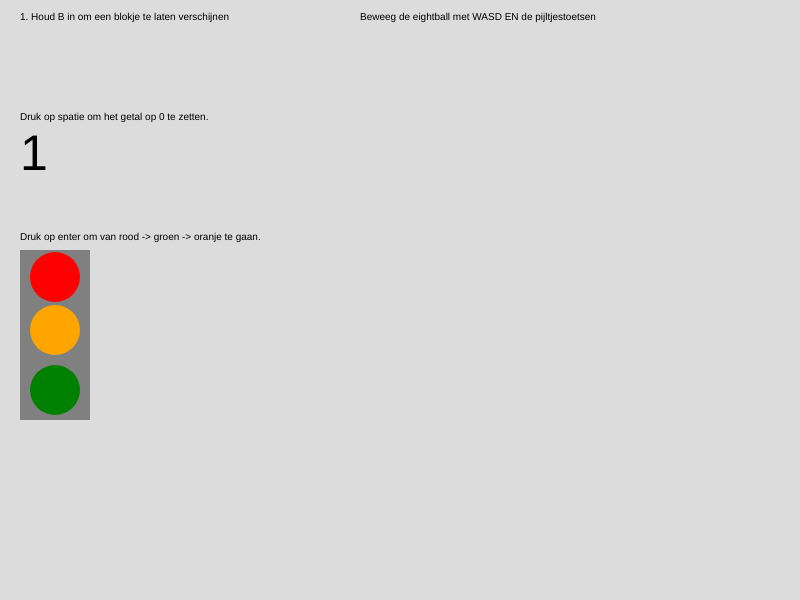
Frame 1 (no input)
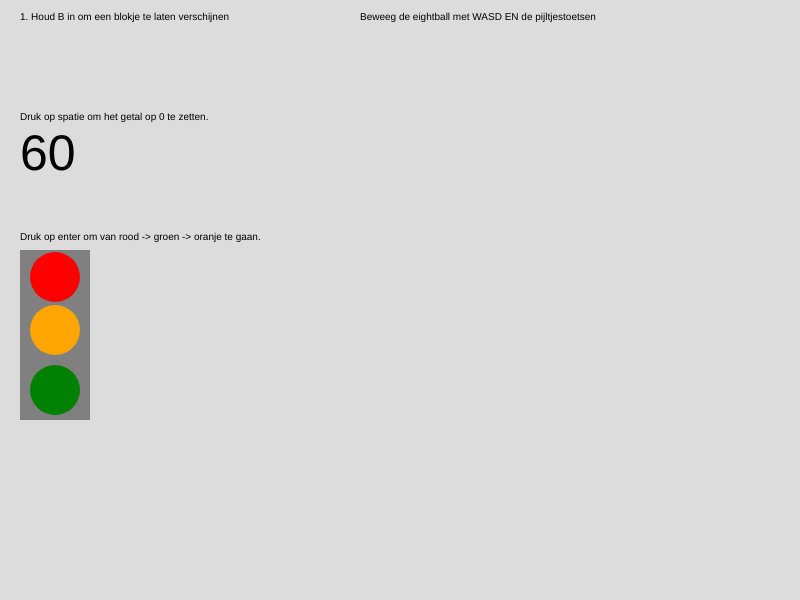
Frame 60 (no input)
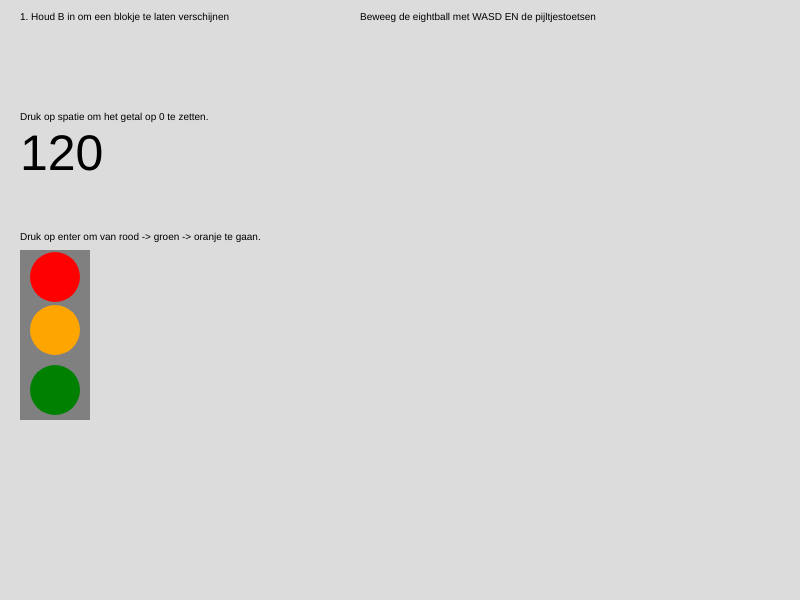
Frame 120 (the mouse pressed at the canvas centre since frame 60)

The p5.js sketch that drew these frames (run headless with seeded random() and noise() and a simulated clock; from frame 60 on, the mouse is pressed at the canvas centre):

// p5.js sketch
// ── sketch.js
let getal = 0
let color = 1
let green = "green"
let red = "red"
let orange = "orange"

function setup() {
  createCanvas(800, 600);
}

function draw() {
  background(220);
  textSize (10)
  fill (0)
  //alle texten
  text ("1. Houd B in om een blokje te laten verschijnen", 20, 20)
  text ("Druk op spatie om het getal op 0 te zetten.", 20, 120)
  text ("Druk op enter om van rood -> groen -> oranje te gaan.", 20, 240)
  text ("Beweeg de eightball met WASD EN de pijltjestoetsen", 360, 20)
  
  // als B word ingeklikt maak een vierkant
  if (keyIsDown (66)){
  square (20, 40, 60,)}

  // doe +1 bij getal elke frame
  getal = getal + 1
  textSize (50)

  //maak het getal zichtbaar
  text (getal, 20, 170)

  //als het getal boven 500 is maak het 0
  if (getal > 500){
    getal = 0}
  
  //stoplicht frame
  fill ("grey")
  strokeWeight (0)
  rect (20, 250, 70, 170)
  
  //stoplicht lichten
  fill (green)
  circle (55, 390, 50)
  fill (orange)
  circle (55, 330, 50)
  fill (red)
  circle (55, 277, 50)
  }
  


  //als je op key 32 (space) klikt word getal 0
  function keyPressed () {
  if (keyCode == "32")
  getal = 0
  //als je op 13 (enter) klikt komt er +1 bij color
  if (keyCode == "13"){
  color = color + 1}
  //als color hoger is dan 3 word color 1
  if (color > 3){
  color = 1}
  //als color 1 is maak rood rood en anders donkerrood
  if (color == 1){
  red = "red"
  }
  else{
    red = "darkred"
  }
  //als color 2 is maak lime lime en anders groen
  if (color == 2){
  green = "lime"
  }
  else{
  green = "green"
  }
  //als color 2 is maak oranje oranje en anders donkeroranje
  if (color == 3){
  orange = "orange"
  }
  else{
  orange = "darkorange"
  }
}
